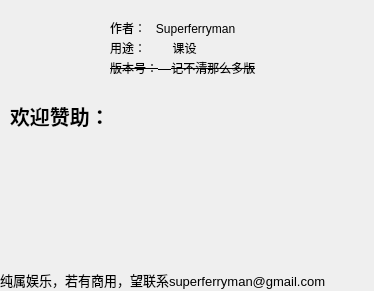
<?xml version="1.0" encoding="UTF-8"?>
<ui version="4.0">
 <class>ABout</class>
 <widget class="QDialog" name="ABout">
  <property name="geometry">
   <rect>
    <x>0</x>
    <y>0</y>
    <width>374</width>
    <height>291</height>
   </rect>
  </property>
  <property name="windowTitle">
   <string>Dialog</string>
  </property>
  <property name="styleSheet">
   <string notr="true">background-color : rbg(0, 0, 255)</string>
  </property>
  <widget class="QLabel" name="label">
   <property name="geometry">
    <rect>
     <x>20</x>
     <y>10</y>
     <width>71</width>
     <height>71</height>
    </rect>
   </property>
   <property name="text">
    <string/>
   </property>
   <property name="pixmap">
    <pixmap resource="resource.qrc">:/res/sound/avatar.jpg</pixmap>
   </property>
   <property name="scaledContents">
    <bool>true</bool>
   </property>
  </widget>
  <widget class="QLabel" name="label_2">
   <property name="geometry">
    <rect>
     <x>110</x>
     <y>20</y>
     <width>201</width>
     <height>16</height>
    </rect>
   </property>
   <property name="text">
    <string>作者：   Superferryman</string>
   </property>
  </widget>
  <widget class="QLabel" name="label_3">
   <property name="geometry">
    <rect>
     <x>110</x>
     <y>40</y>
     <width>191</width>
     <height>16</height>
    </rect>
   </property>
   <property name="text">
    <string>用途：        课设</string>
   </property>
  </widget>
  <widget class="QLabel" name="label_4">
   <property name="geometry">
    <rect>
     <x>110</x>
     <y>60</y>
     <width>201</width>
     <height>16</height>
    </rect>
   </property>
   <property name="font">
    <font>
     <strikeout>true</strikeout>
    </font>
   </property>
   <property name="text">
    <string>版本号：    记不清那么多版</string>
   </property>
  </widget>
  <widget class="QLabel" name="label_5">
   <property name="geometry">
    <rect>
     <x>10</x>
     <y>100</y>
     <width>101</width>
     <height>31</height>
    </rect>
   </property>
   <property name="font">
    <font>
     <pointsize>15</pointsize>
     <weight>75</weight>
     <bold>true</bold>
    </font>
   </property>
   <property name="text">
    <string>欢迎赞助：</string>
   </property>
  </widget>
  <widget class="QLabel" name="label_6">
   <property name="geometry">
    <rect>
     <x>130</x>
     <y>90</y>
     <width>191</width>
     <height>171</height>
    </rect>
   </property>
   <property name="text">
    <string/>
   </property>
   <property name="pixmap">
    <pixmap resource="resource.qrc">:/res/sound/qr_alipay.jpg</pixmap>
   </property>
   <property name="scaledContents">
    <bool>true</bool>
   </property>
  </widget>
  <widget class="QLabel" name="about">
   <property name="geometry">
    <rect>
     <x>0</x>
     <y>270</y>
     <width>381</width>
     <height>20</height>
    </rect>
   </property>
   <property name="font">
    <font>
     <pointsize>10</pointsize>
    </font>
   </property>
   <property name="text">
    <string>纯属娱乐，若有商用，望联系superferryman@gmail.com</string>
   </property>
  </widget>
 </widget>
 <resources>
  <include location="resource.qrc"/>
 </resources>
 <connections/>
</ui>
